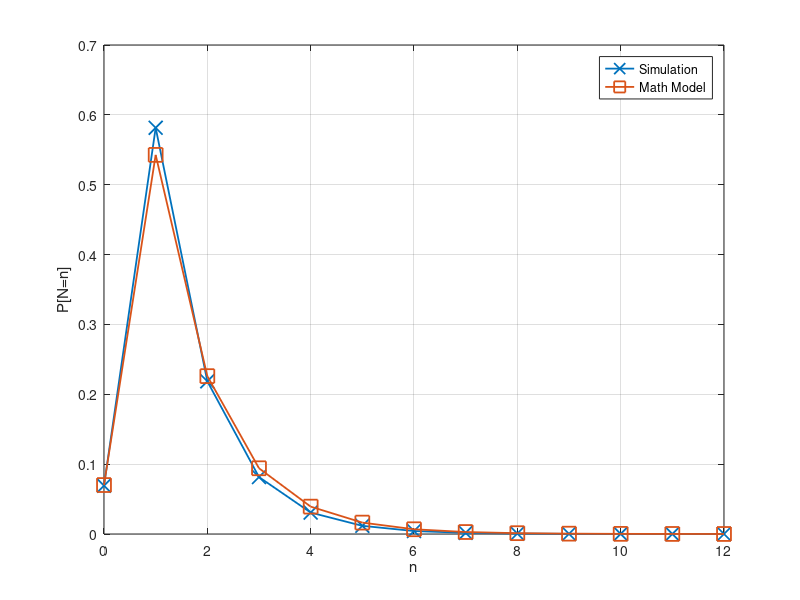

This chart was generated by the following MATLAB code:
%% File size
% case equal
%x_label =[0 1 2 3 4 5 6 7 8]
% case not
x_label =[0	1	2	3	4	5	6	7	8	9	10	11	12]

%% for DeadlinMissRatio
%N=100000
y_sim = [0.069158	0.581504	0.218574	0.081517	0.030695	0.011698	0.004247	0.001647	0.000655	0.000184	0.000095	0.000013	0.000013]
y_math = [0.070081	0.542705	0.22598	0.094097	0.039182	0.016315	0.006794	0.002829	0.001178	0.00049	0.000204	0.000085	0.000035]


i = i+1;
figure(i)

plot(x_label,y_sim,'-x', 'MarkerSize',10, 'LineWidth',1.3)
hold on
plot(x_label,y_math,'-s', 'MarkerSize',10, 'LineWidth',1.3)
hold on

%xlabel('E[\tau_g]')
%xlabel('E[\tau_b]')
%xlabel('E[t_1]')
%xlabel('File Size : MB')
%xlabel('E[t_0]')
%xlabel('b_1(Mbps)')
xlabel('n')
ylabel('P[N=n]')

%xticklabels({'62.5','125','250','500','1000','2000','4000','8000'});
%xticklabels({'10','20','40','80','160','320','640','1280'});
%xticklabels({'50','100','150','200','250','300','350','400'});

%xticklabels({'0',	'1',	'2',	'3',	'4','5',	'6',	'7',	'8',	'9',	'10',	'11',	'12',	'13',	'14',	'15',	'16',	'17'	,'18'	,'20'	,'21'	,'22',	'23',	'24',	'26'});
%set(gca, 'XTick', x_label);

legend({'Simulation','Math Model'},'NumColumns',1);

hold off;
grid on;